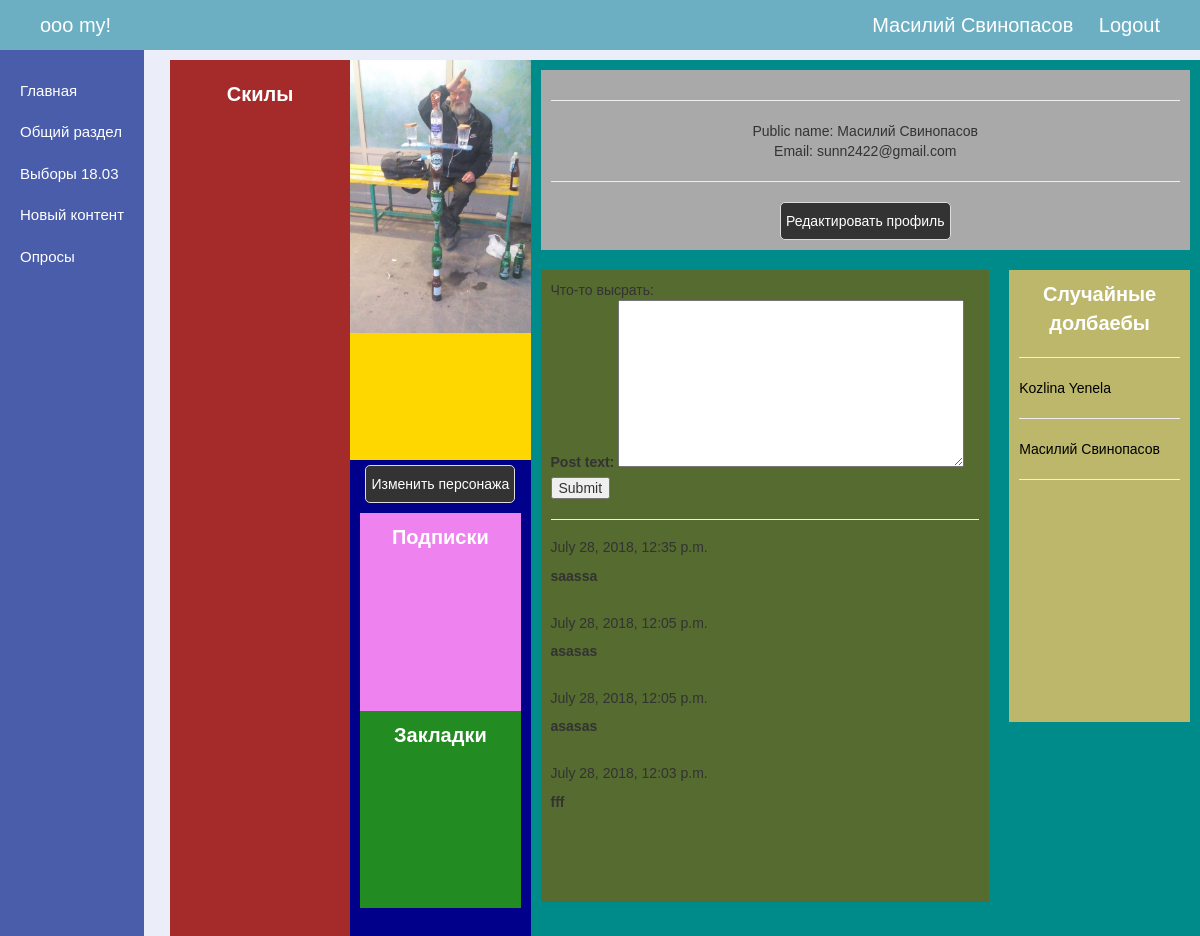
The app's page /char/1/ (signed in) with its own data.
### login/models.py (models this page shows, shortened)
class User_based(AbstractBaseUser):
    user_name = models.CharField(max_length=80, unique=True)
    original_user_name = models.CharField(max_length=80, null=True)
    public_name = models.CharField(max_length=60)
    user_email = models.EmailField(
        verbose_name='email adress',
        max_length=255,
        unique=False,
    )
    is_active = models.BooleanField(default=True)
    is_admin = models.BooleanField(default=False)
    objects = User_basedManager()
    date_of_register = models.DateField(default=timezone.now)
    user_city = models.CharField(max_length=200, default='None')
    USERNAME_FIELD = 'user_name'
    EMAIL_FIELD = 'user_email'
    REQUIRED_FIELDS = []

### mychar/models.py (models this page shows, shortened)
class CharPhoto(models.Model):
    photo_author = models.ForeignKey(
        User,
        on_delete=models.CASCADE,
    )
    image = models.ImageField(
        upload_to=path_and_rename,
        height_field="image_height",
        width_field="image_width",
        null=True,
        blank=True,
        editable=True,
        help_text="Profile Picture",
        verbose_name="Profile Picture"
    )
    photo_date = models.DateTimeField(default=timezone.now)
    is_char_photo = models.BooleanField(default=False)
    image_height = models.PositiveIntegerField(
        null=True, blank=True, editable=False, default="300")
    image_width = models.PositiveIntegerField(
        null=True, blank=True, editable=False, default="200")

class CharPost(models.Model):
    post_author = models.ForeignKey(
        settings.AUTH_USER_MODEL,
        on_delete=models.CASCADE,
    )
    post_text = models.TextField(max_length=2000)
    post_date = models.DateTimeField('Post publication date')

### mychar/views.py (the view)
# urls.py: path('<int:user_id>/', views.user_char_page, name='user_char_page'),
def user_char_page(request, user_id):
    user_char = get_object_or_404(User, pk=user_id)
    is_it_own_profile = False
    form = None
    random_users_list = None
    user_char_photo = None
    if request.user.is_authenticated:
        user_viewer = request.user
        if user_viewer == user_char:
            is_it_own_profile = True
            if request.method == 'POST':
                form = AddPostForm(request.POST)
                if form.is_valid():
                    form.save(user_viewer)
                    return redirect('mychar:user_char_page', user_char.id)
            else:
                form = AddPostForm()
    random_users_list = User.objects.order_by('?')[:5]
    user_char_posts = CharPost.objects.filter(
        post_author=user_char).order_by('-post_date')[:10]
    try:
        user_char_photo = CharPhoto.objects.filter(
            photo_author=user_char, is_char_photo=True).order_by('-photo_date')[0]
    except:
        pass
    return render(request, 'mychar/user_char.html', {
        'form':                 form,
        'own_flag':             is_it_own_profile,
        'user_char':            user_char,
        'user_char_id':         user_id,
        'user_char_posts':      user_char_posts,
        'random_users_list':    random_users_list,
        'user_char_photo':      user_char_photo,
    })

### mychar/forms.py (shortened to what this page needs)
class AddPostForm(forms.ModelForm):
    class Meta:
        model = CharPost
        fields = ['post_text']

### mychar/templates/mychar/user_char.html (shortened to what this page needs)
{% extends "personal/header.html" %} {% block content %} {% load staticfiles %}
<div class="page__left-column">
    <div class="page__skill">
        <div class="page__skill-content">
            <p class="text">Скилы</p>
        </div>
    </div>
    <div class="page__character">
        <div class="page__character-promo">
            <p class="text">
                <img {% if user_char_photo %} src="{% static user_char_photo.image.url %}" {% else %} src="{% static 'charimg/none/putin.jpg' %}"
                    {% endif %} style="max-height: 400px; max-width:100%">
            </p>
        </div>
        {% if own_flag %}
        <a href='/char/upload/' style='color: red'>
            <button class="change-character">Изменить персонажа</button>
        </a>
        {% endif %}
        <div class="page__related">
            <div class="page__subscribe">
                <p class="text">Подписки</p>
            </div>
            <div class="page__bookmark">
                <p class="text">Закладки</p>
            </div>
        </div>
    </div>
</div>
<div class="page__right-column">
    <div class="page__info-character">
        <p class="text">
            <hr> Public name: {{user_char.public_name}}
            <br> Email: {{user_char.user_email}}
            <hr>
        </p>
        {% if own_flag %}
        <a href='/char/edit/' style='color: red'>
            <button class="change-character">Редактировать профиль</button>
        </a>
        {% endif %}
    </div>
    <div class="wrap-blog">
        <div class="page__blog">
            <div class="page__blog-content">
                <p class="text">
                    {% if own_flag %}
                    <p>Что-то высрать:</p>
                    <form action="" method="post">
                        {% csrf_token %} {% for field in form %}
                        <div class="fieldWrapper">
                            {{ field.errors }} {{ field.label_tag }} {{ field }}
                        </div>
                        {% endfor %}
                        <input type="submit" value="Submit" />
                    </form>
                    {% endif %}
                    <hr> {% if user_char_posts %} {% for post in user_char_posts %}
                    <h5>{{post.post_date}}</h5>
                    <b>
                        <p>{{post.post_text}}</p>
                    </b>
                    <br> {% endfor %} {% else %} Бложек пока пуст {% endif %}
                </p>
            </div>
        </div>
        <div class="page__same-character">
            <div class="page__same-character-content">
                <p class="text">Случайные долбаебы</p>
                <hr> {% for user in random_users_list %}
                <a href='/char/{{user.id}}'>{{user.public_name}}</a>
                <hr> {% endfor %}
            </div>
        </div>
    </div>
</div>
{% endblock %}

### personal/templates/personal/header.html (shortened to what this page needs)
<!DOCTYPE html>
<html lang="ru">
<head>
	<meta charset="UTF-8"> {% load staticfiles %}
	<link rel="stylesheet" href="{% static 'personal/css/bootstrap.min.css' %}" type="text/css" />
	<link rel="stylesheet" href="{% static 'personal/css/normalize.css' %}" type="text/css" />
	<link rel="stylesheet" href="{% static 'personal/css/main.css' %}" type="text/css" />
	<link rel="stylesheet" href="{% static 'personal/css/char.css' %}" type="text/css" />
</head>
<body>
	<div id="wrapper-content">
		<header id="header">
			<p>ooo my!</p>
			<div class="wrapper-login">
				{% if user.is_authenticated %}
				<a href="{% url 'mychar:char' %}">{{user.public_name}}</a>
				<a href="{% url 'login:call_logout' %}">Logout</a>
				{% else %}
				<a href="{% url 'login:index' %}">Вход</a>
				<a href="{% url 'login:registration' %}">Регистрация</a>
				{% endif %}
			</div>
		</header>
		<section id="wrapper-body-content">
			<nav id="navigation">
				<ul>
					<li>
						<a href="{% url 'home:index' %}">Главная</a>
					</li>
					<li>
						<a href="/blog">Общий раздел</a>
					</li>
					<li>
						<a href="{% url 'polls:index' %}">Выборы 18.03</a>
					</li>
					<li>
						<a href="/admin">Новый контент</a>
					</li>
					<li>
						<a href="/polls">Опросы</a>
					</li>
				</ul>
			</nav>
			<section id="content">
				{% block content %} {% endblock %}
			</section>
		</section>
	</div>
</body>
</html>

### personal/static/personal/css/main.css (style rules this page uses)
html { font-size: 10px; }
a { text-decoration: none; color: #000; }
p { margin: 0; }
body { font-family: sans-serif; background-color: #ebedf9; }
header#header { background-color: #6dafc2; position: fixed; min-width: 100%; padding: 0 4rem; line-height: 50px; font-size: 2rem; height: 50px; }
header#header p, header#header a { display: inline-block; color: #fff; }
header#header .wrapper-login { float: right; text-align: right; }
header#header .wrapper-login a { margin-left: 2rem; }
#navigation { background-color: #4a5dab; padding-top: 20px; height: 100vh; position: fixed; float: left; font-size: 1.5rem; margin-right: auto; }
#navigation ul { padding: 0; padding-left: 20px; padding-right: 20px; text-align: left; margin: 0; list-style-type: none; }
#navigation ul li { padding: 1rem 0; }
#navigation ul li a { color: #fff; }
#wrapper-body-content { padding-top: 50px; min-width: 100%; }
#content { margin-right: auto; position: static; padding-left: 170px; padding-top: 10px; }

### personal/static/personal/css/char.css (style rules this page uses)
.page, .text { padding: 0; margin: 0; }
.text { font-size: 20px; color: #fff; font-weight: bold; text-align: center; }
.page__left-column, .page__right-column { height: 100vh; }
.page__left-column { float: left; background-color: darkblue; width: 35%; }
.page__right-column { float: right; background-color: darkcyan; width: 65%; }
.page__skill { background-color: brown; height: 100%; float: left; }
.page__skill-content { margin: 10px; padding: 10px; }
.page__skill, .page__character { width: 50%; }
.page__character { float: right; text-align: center; }
.page__character-promo { margin-bottom: 5px; height: 400px; background-color: gold; }
.change-character, .change-profile { border: 1px solid #ddd; border-radius: 5px; background-color: #333; padding: 10px 5px; color: #fff; }
.page__related { margin: 10px; }
.page__subscribe, .page__bookmark { padding: 10px; height: calc((100vh - 500px - 37px) / 2); }
.page__subscribe { background-color: violet; }
.page__bookmark { background-color: forestgreen; }
.page__info-character { min-height: 100px; background-color: darkgray; padding: 10px; margin: 10px; text-align: center; }
.wrap-blog { height: calc(100vh - 440px); }
.page__blog { float: left; width: 70%; }
.page__same-character { width: 30%; float: right; }
.page__blog-content { padding: 10px; margin: 10px; background-color: darkolivegreen; height: calc(100vh - 300px); overflow-x: hidden; overflow-y: scroll; position: relative; }
.page__same-character-content { padding: 10px; margin: 10px; background-color: darkkhaki; height: calc(100vh - 480px); }

### records on screen
User_based: public_name "Масилий Свинопасов", user_email "sunn2422@gmail.com"
CharPhoto: image (picture)
CharPost: post_date "July 28, 2018, 12:35 p.m.", post_text "saassa"
CharPost: post_date "July 28, 2018, 12:05 p.m.", post_text "asasas"
CharPost: post_date "July 28, 2018, 12:05 p.m.", post_text "asasas"
CharPost: post_date "July 28, 2018, 12:03 p.m.", post_text "fff"
User_based: public_name "Kozlina Yenela"

### other values on screen
{{ field.label_tag }} "Post text:"
